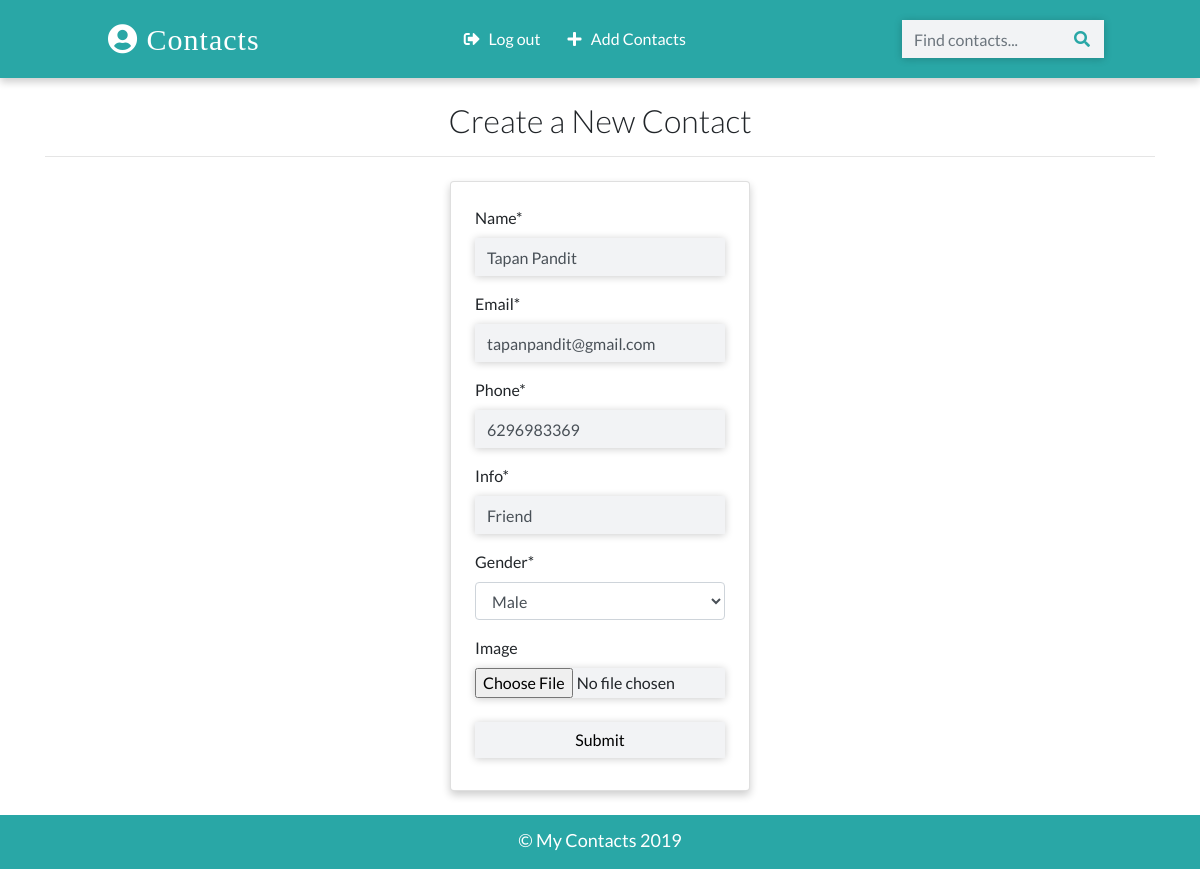
Screenshot of /contacts/update/2 (signed in) with the database file from the repository.
### contactapp/models.py (models this page shows, shortened)
class Contact(models.Model):
    manager = models.ForeignKey(User, on_delete=models.CASCADE, default=None)
    name = models.CharField(max_length=20)
    email = models.EmailField(max_length=100)
    phone = models.IntegerField()
    info = models.CharField(max_length=30)
    gender = models.CharField(max_length=50, choices=(
        ('male','Male'),
        ('female','Female')
    ))
    image = models.ImageField(upload_to='images/',blank=True)
    date_added = models.DateTimeField(default=datetime.now)
    class Meta:
        ordering = ['-id']

### contactapp/views.py (the view, shortened to what this page needs)
# urls.py: path('contacts/update/<int:pk>',views.ContactUpdateView.as_view(), name="update"),
class ContactUpdateView(LoginRequiredMixin, UpdateView):
    model = Contact
    template_name = 'create.html'
    fields = ['name','email','phone','info','gender','image']

### templates/create.html (shortened to what this page needs)
{% extends 'base.html' %}
{% load crispy_forms_tags %}
{% block content %}
<div class="container">
    <h2 class="heading font-weight-light text-center">Create a New Contact</h2>
    <hr>
</div>
<div class="container w-25 card p-4 mt-4">
    <form action="" method="POST" enctype="multipart/form-data">
    {{form|crispy}}
    <input type="submit" value="Submit" style="color:black" class="w-100 text-blue text-center my-2 btn btn-info">
    </form>
</div>
{% endblock content %}

### static/css/main.css (style rules this page uses)
:root { --back: #29a7a6; --girl: #e64298; --boy: #2874dd; }
body { font-family: Lato, sans-serif; }
form { position: relative; }
input { border-radius: 0px !important; width: 250px; border: none !important; background-color: #f2f3f5 !important; box-shadow: 0 1px 8px 0 rgba(0, 0, 0, 0.2); }
.card { box-shadow: 0 4px 8px 0 rgba(0, 0, 0, 0.2); transition: 0.3s; min-width: 250px; box-sizing: border-box; }

### rows the page displays
Contact: name "Tapan Pandit", email "tapanpandit@gmail.com", phone "6296983369", info "Friend", gender "Male"
